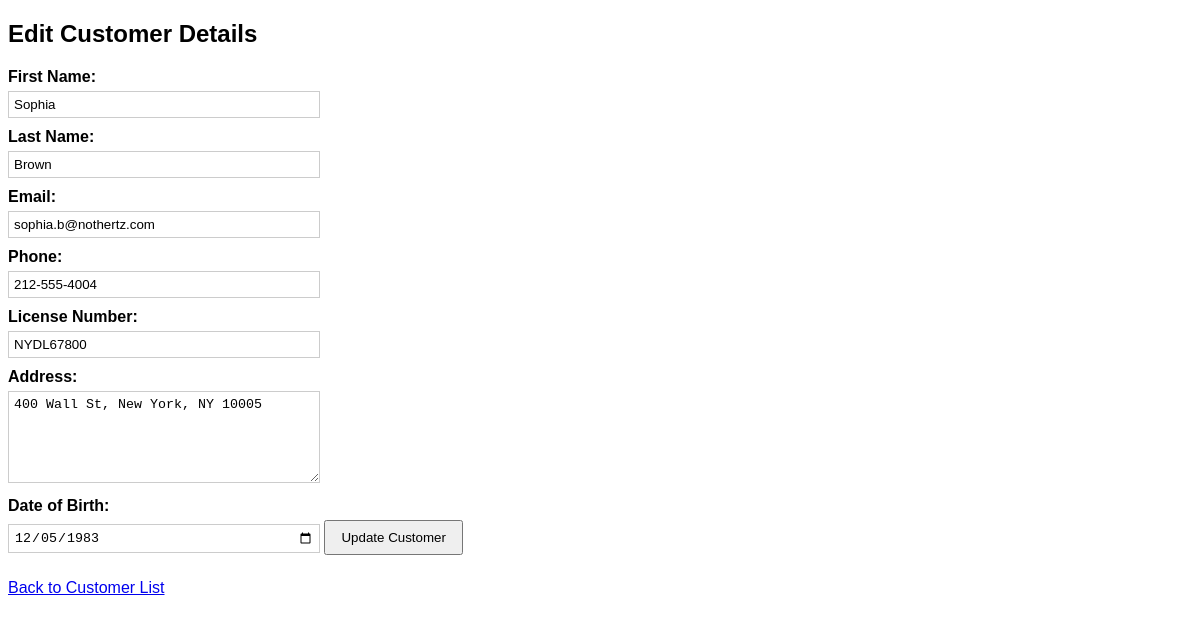
The page /editCustomer.php?customer_id=17 on the database its author committed.
### tables this page shows
CREATE TABLE `customers` (
  `customer_id` int(11) NOT NULL,
  `first_name` varchar(255) NOT NULL,
  `last_name` varchar(255) NOT NULL,
  `email` varchar(255) NOT NULL,
  `phone` varchar(255) NOT NULL,
  `license_number` varchar(255) NOT NULL,
  `address` varchar(255) NOT NULL,
  `date_of_birth` date NOT NULL
);

### editCustomer.php (the view, shortened to what this page needs)
<?php
include_once "dbconn.php";
$customer = null;
$customer_id = filter_input(INPUT_GET, 'customer_id', FILTER_VALIDATE_INT);
if ($_SERVER["REQUEST_METHOD"] == "POST") {
    $form_customer_id = $_POST['customer_id'];
    $first_name = $_POST["first_name"];
    $last_name = $_POST["last_name"];
    $email = $_POST["email"];
    $phone = $_POST["phone"];
    $license_number = $_POST["license_number"];
    $address = $_POST["address"];
    $date_of_birth = $_POST["date_of_birth"];
    $sql = "UPDATE customers SET first_name = ?, last_name = ?, email = ?, phone = ?, license_number = ?, address = ?, date_of_birth = ?
            WHERE customer_id = ?";
    $stmt = $conn->prepare($sql);
    $stmt->bind_param("sssssssi", $first_name, $last_name, $email, $phone, $license_number, $address, $date_of_birth, $form_customer_id);
    $stmt->execute();
    $stmt->close();
    $conn->close();
    $message = "Update attempt finished.";
    header("Location: customers.php?message=" . urlencode($message));
    exit();
} else {
    $stmt = $conn->prepare("SELECT * FROM customers WHERE customer_id = ?");
    if ($stmt) {
        $stmt->bind_param("i", $customer_id);
        if ($stmt->execute()) {
             $result = $stmt->get_result();
             $customer = $result ? $result->fetch_assoc() : null;
         } else { die("Error."); }
    } else { die("Error"); }
}
?>
<!DOCTYPE html>
<html>
<head>
</head>
<body>
    <h2>Edit Customer Details</h2>
    <?php if ($customer): ?>
    <form method="POST" action="editCustomer.php?customer_id=<?php echo htmlspecialchars($customer['customer_id']); ?>">
        <label for="first_name">First Name:</label>
        <input type="text" id="first_name" name="first_name" required value="<?php echo htmlspecialchars($customer['first_name']); ?>">
        <label for="last_name">Last Name:</label>
        <input type="text" id="last_name" name="last_name" required value="<?php echo htmlspecialchars($customer['last_name']); ?>">
        <label for="email">Email:</label>
        <input type="email" id="email" name="email" required value="<?php echo htmlspecialchars($customer['email']); ?>">
        <label for="phone">Phone:</label>
        <input type="tel" id="phone" name="phone" required value="<?php echo htmlspecialchars($customer['phone']); ?>">
        <label for="license_number">License Number:</label>
        <input type="text" id="license_number" name="license_number" required value="<?php echo htmlspecialchars($customer['license_number']); ?>">
        <label for="address">Address:</label>
        <textarea id="address" name="address" required><?php echo htmlspecialchars($customer['address']); ?></textarea>
        <label for="date_of_birth">Date of Birth:</label>
        <input type="date" id="date_of_birth" name="date_of_birth" required value="<?php echo htmlspecialchars($customer['date_of_birth']); ?>">
        <button type="submit">Update Customer</button>
    </form>
    <?php else: ?>
        <p>Could not load customer data.</p>
    <?php endif; ?>
    <p><a href="customers.php">Back to Customer List</a></p>
</body>
</html>

### editCustomer.php (style rules this page uses)
body { font-family: sans-serif; }
label { display: block; margin-bottom: 5px; font-weight: bold; }
input[type=text], input[type=email], input[type=tel], input[type=date], textarea { width: 300px; padding: 5px; margin-bottom: 10px; border: 1px solid #ccc; }
textarea { height: 80px; }
button { padding: 8px 15px; }

### rows shown on the page
customers: first_name "Sophia", last_name "Brown", email "sophia.b@nothertz.com", phone "212-555-4004", license_number "NYDL67800", address "400 Wall St, New York, NY 10005", date_of_birth "12/05/1983"
